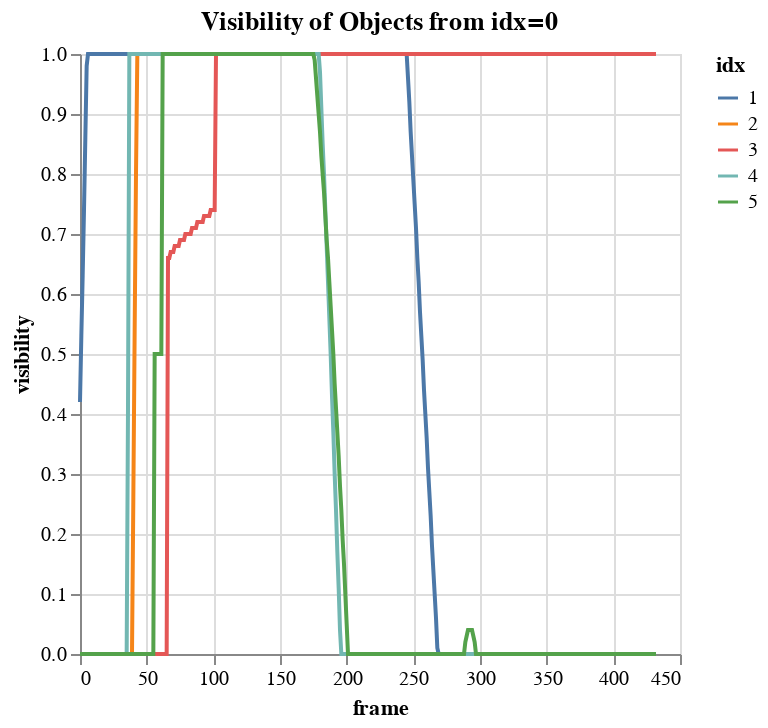

This figure's notebook cell:
### Code cell
import altair as alt

alt.Chart(df).mark_line().encode(
    alt.X("frame"), alt.Y("visibility"), alt.Color("idx:N"), tooltip=["idx", "visibility", "frame"]
).properties(title="Visibility of Objects from idx=0")

### Figure 1 — Vega-Lite specification as saved in the notebook (floating-point values rounded to 4 significant figures; data arrays with more than 128 entries replaced by an {"elided": "..."} marker saying what was removed)
{"config": {"view": {"continuousWidth": 300, "continuousHeight": 300}}, "data": {"name": "data-9e91bbc3d4427a1814e47e7db7ba73b6"}, "mark": {"type": "line"}, "encoding": {"color": {"field": "idx", "type": "nominal"}, "tooltip": [{"field": "idx", "type": "quantitative"}, {"field": "visibility", "type": "quantitative"}, {"field": "frame", "type": "quantitative"}], "x": {"field": "frame", "type": "quantitative"}, "y": {"field": "visibility", "type": "quantitative"}}, "title": "Visibility of Objects from idx=0", "$schema": "https://vega.github.io/schema/vega-lite/v5.20.1.json", "datasets": {"data-9e91bbc3d4427a1814e47e7db7ba73b6": {"elided": "2165 records"}}}
